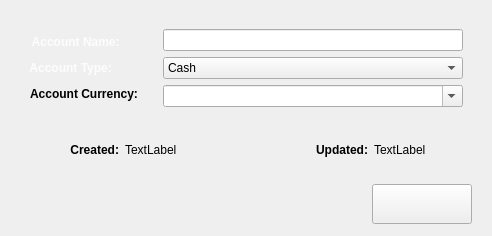
            <widget class="QWidget" name="account_page">
             <layout class="QVBoxLayout" name="verticalLayout_12">
              <item>
               <widget class="QWidget" name="widget_3" native="true">
                <property name="layoutDirection">
                 <enum>Qt::LayoutDirection::LeftToRight</enum>
                </property>
                <layout class="QHBoxLayout" name="horizontalLayout_8" stretch="1,1">
                 <item>
                  <widget class="QWidget" name="edit_account_labels_widget" native="true">
                   <layout class="QVBoxLayout" name="verticalLayout_14">
                    <item>
                     <widget class="QLabel" name="account_name_change_label">
                      <property name="sizePolicy">
                       <sizepolicy hsizetype="Preferred" vsizetype="Fixed">
                        <horstretch>0</horstretch>
                        <verstretch>0</verstretch>
                       </sizepolicy>
                      </property>
                      <property name="palette">
                       <palette>
                        <active>
                         <colorrole role="WindowText">
                          <brush brushstyle="SolidPattern">
                           <color alpha="217">
                            <red>255</red>
                            <green>255</green>
                            <blue>255</blue>
                           </color>
                          </brush>
                         </colorrole>
                        </active>
                        <inactive>
                         <colorrole role="WindowText">
                          <brush brushstyle="SolidPattern">
                           <color alpha="217">
                            <red>255</red>
                            <green>255</green>
                            <blue>255</blue>
                           </color>
                          </brush>
                         </colorrole>
                        </inactive>
                        <disabled/>
                       </palette>
                      </property>
                      <property name="font">
                       <font>
                        <bold>true</bold>
                       </font>
                      </property>
                      <property name="text">
                       <string>Account Name:     </string>
                      </property>
                      <property name="alignment">
                       <set>Qt::AlignmentFlag::AlignCenter</set>
                      </property>
                     </widget>
                    </item>
                    <item>
                     <widget class="QLabel" name="account_type_change_label">
                      <property name="sizePolicy">
                       <sizepolicy hsizetype="Preferred" vsizetype="Fixed">
                        <horstretch>0</horstretch>
                        <verstretch>0</verstretch>
                       </sizepolicy>
                      </property>
                      <property name="palette">
                       <palette>
                        <active>
                         <colorrole role="WindowText">
                          <brush brushstyle="SolidPattern">
                           <color alpha="217">
                            <red>255</red>
                            <green>255</green>
                            <blue>255</blue>
                           </color>
                          </brush>
                         </colorrole>
                        </active>
                        <inactive>
                         <colorrole role="WindowText">
                          <brush brushstyle="SolidPattern">
                           <color alpha="217">
                            <red>255</red>
                            <green>255</green>
                            <blue>255</blue>
                           </color>
                          </brush>
                         </colorrole>
                        </inactive>
                        <disabled/>
                       </palette>
                      </property>
                      <property name="font">
                       <font>
                        <bold>true</bold>
                       </font>
                      </property>
                      <property name="text">
                       <string>Account Type:        </string>
                      </property>
                      <property name="alignment">
                       <set>Qt::AlignmentFlag::AlignCenter</set>
                      </property>
                     </widget>
                    </item>
                    <item>
                     <widget class="QLabel" name="account_currency_change_label">
                      <property name="sizePolicy">
                       <sizepolicy hsizetype="Preferred" vsizetype="Fixed">
                        <horstretch>0</horstretch>
                        <verstretch>0</verstretch>
                       </sizepolicy>
                      </property>
                      <property name="font">
                       <font>
                        <bold>true</bold>
                       </font>
                      </property>
                      <property name="text">
                       <string>Account Currency:</string>
                      </property>
                      <property name="alignment">
                       <set>Qt::AlignmentFlag::AlignCenter</set>
                      </property>
                     </widget>
                    </item>
                   </layout>
                  </widget>
                 </item>
                 <item>
                  <widget class="QWidget" name="edit_account_toggles_widget" native="true">
                   <layout class="QVBoxLayout" name="verticalLayout_13">
                    <item>
                     <widget class="QLineEdit" name="lineEdit_2">
                      <property name="minimumSize">
                       <size>
                        <width>300</width>
                        <height>0</height>
                       </size>
                      </property>
                      <property name="maximumSize">
                       <size>
                        <width>300</width>
                        <height>16777215</height>
                       </size>
                      </property>
                     </widget>
                    </item>
                    <item>
                     <widget class="QComboBox" name="comboBox">
                      <property name="sizePolicy">
                       <sizepolicy hsizetype="Expanding" vsizetype="Fixed">
                        <horstretch>0</horstretch>
                        <verstretch>0</verstretch>
                       </sizepolicy>
                      </property>
                      <property name="minimumSize">
                       <size>
                        <width>300</width>
                        <height>0</height>
                       </size>
                      </property>
                      <property name="maximumSize">
                       <size>
                        <width>300</width>
                        <height>16777215</height>
                       </size>
                      </property>
                      <item>
                       <property name="text">
                        <string>Cash</string>
                       </property>
                      </item>
                      <item>
                       <property name="text">
                        <string>Bank</string>
                       </property>
                      </item>
                      <item>
                       <property name="text">
                        <string>Credit Card</string>
                       </property>
                      </item>
                      <item>
                       <property name="text">
                        <string>Investment</string>
                       </property>
                      </item>
                      <item>
                       <property name="text">
                        <string>Other</string>
                       </property>
                      </item>
                     </widget>
                    </item>
                    <item>
                     <widget class="QComboBox" name="comboBox_2">
                      <property name="sizePolicy">
                       <sizepolicy hsizetype="Expanding" vsizetype="Fixed">
                        <horstretch>0</horstretch>
                        <verstretch>0</verstretch>
                       </sizepolicy>
                      </property>
                      <property name="minimumSize">
                       <size>
                        <width>300</width>
                        <height>0</height>
                       </size>
                      </property>
                      <property name="maximumSize">
                       <size>
                        <width>300</width>
                        <height>16777215</height>
                       </size>
                      </property>
                      <property name="editable">
                       <bool>true</bool>
                      </property>
                     </widget>
                    </item>
                   </layout>
                  </widget>
                 </item>
                </layout>
               </widget>
              </item>
              <item>
               <widget class="QWidget" name="widget_7" native="true">
                <property name="maximumSize">
                 <size>
                  <width>16777215</width>
                  <height>90</height>
                 </size>
                </property>
                <layout class="QHBoxLayout" name="horizontalLayout_7">
                 <item>
                  <widget class="QLabel" name="account_created_label">
                   <property name="font">
                    <font>
                     <bold>true</bold>
                    </font>
                   </property>
                   <property name="text">
                    <string>Created:</string>
                   </property>
                   <property name="alignment">
                    <set>Qt::AlignmentFlag::AlignRight|Qt::AlignmentFlag::AlignTrailing|Qt::AlignmentFlag::AlignVCenter</set>
                   </property>
                  </widget>
                 </item>
                 <item>
                  <widget class="QLabel" name="account_created_value">
                   <property name="text">
                    <string>TextLabel</string>
                   </property>
                  </widget>
                 </item>
                 <item>
                  <spacer name="horizontalSpacer_4">
                   <property name="orientation">
                    <enum>Qt::Orientation::Horizontal</enum>
                   </property>
                   <property name="sizeType">
                    <enum>QSizePolicy::Policy::Preferred</enum>
                   </property>
                   <property name="sizeHint" stdset="0">
                    <size>
                     <width>40</width>
                     <height>20</height>
                    </size>
                   </property>
                  </spacer>
                 </item>
                 <item>
                  <widget class="QLabel" name="account_update_label">
                   <property name="font">
                    <font>
                     <bold>true</bold>
                    </font>
                   </property>
                   <property name="text">
                    <string>Updated:</string>
                   </property>
                   <property name="alignment">
                    <set>Qt::AlignmentFlag::AlignRight|Qt::AlignmentFlag::AlignTrailing|Qt::AlignmentFlag::AlignVCenter</set>
                   </property>
                  </widget>
                 </item>
                 <item>
                  <widget class="QLabel" name="account_update_value">
                   <property name="text">
                    <string>TextLabel</string>
                   </property>
                  </widget>
                 </item>
                </layout>
               </widget>
              </item>
              <item>
               <widget class="QWidget" name="widget_4" native="true">
                <property name="maximumSize">
                 <size>
                  <width>16777215</width>
                  <height>50</height>
                 </size>
                </property>
                <layout class="QHBoxLayout" name="horizontalLayout_6" stretch="1,0">
                 <item>
                  <spacer name="horizontalSpacer_3">
                   <property name="orientation">
                    <enum>Qt::Orientation::Horizontal</enum>
                   </property>
                   <property name="sizeType">
                    <enum>QSizePolicy::Policy::Expanding</enum>
                   </property>
                   <property name="sizeHint" stdset="0">
                    <size>
                     <width>40</width>
                     <height>10</height>
                    </size>
                   </property>
                  </spacer>
                 </item>
                 <item>
                  <widget class="QPushButton" name="change_button">
                   <property name="sizePolicy">
                    <sizepolicy hsizetype="Minimum" vsizetype="Fixed">
                     <horstretch>0</horstretch>
                     <verstretch>0</verstretch>
                    </sizepolicy>
                   </property>
                   <property name="minimumSize">
                    <size>
                     <width>100</width>
                     <height>40</height>
                    </size>
                   </property>
                   <property name="maximumSize">
                    <size>
                     <width>100</width>
                     <height>16777215</height>
                    </size>
                   </property>
                   <property name="sizeIncrement">
                    <size>
                     <width>0</width>
                     <height>8</height>
                    </size>
                   </property>
                   <property name="text">
                    <string/>
                   </property>
                   <property name="checkable">
                    <bool>true</bool>
                   </property>
                   <property name="autoExclusive">
                    <bool>true</bool>
                   </property>
                  </widget>
                 </item>
                </layout>
               </widget>
              </item>
             </layout>
            </widget>
